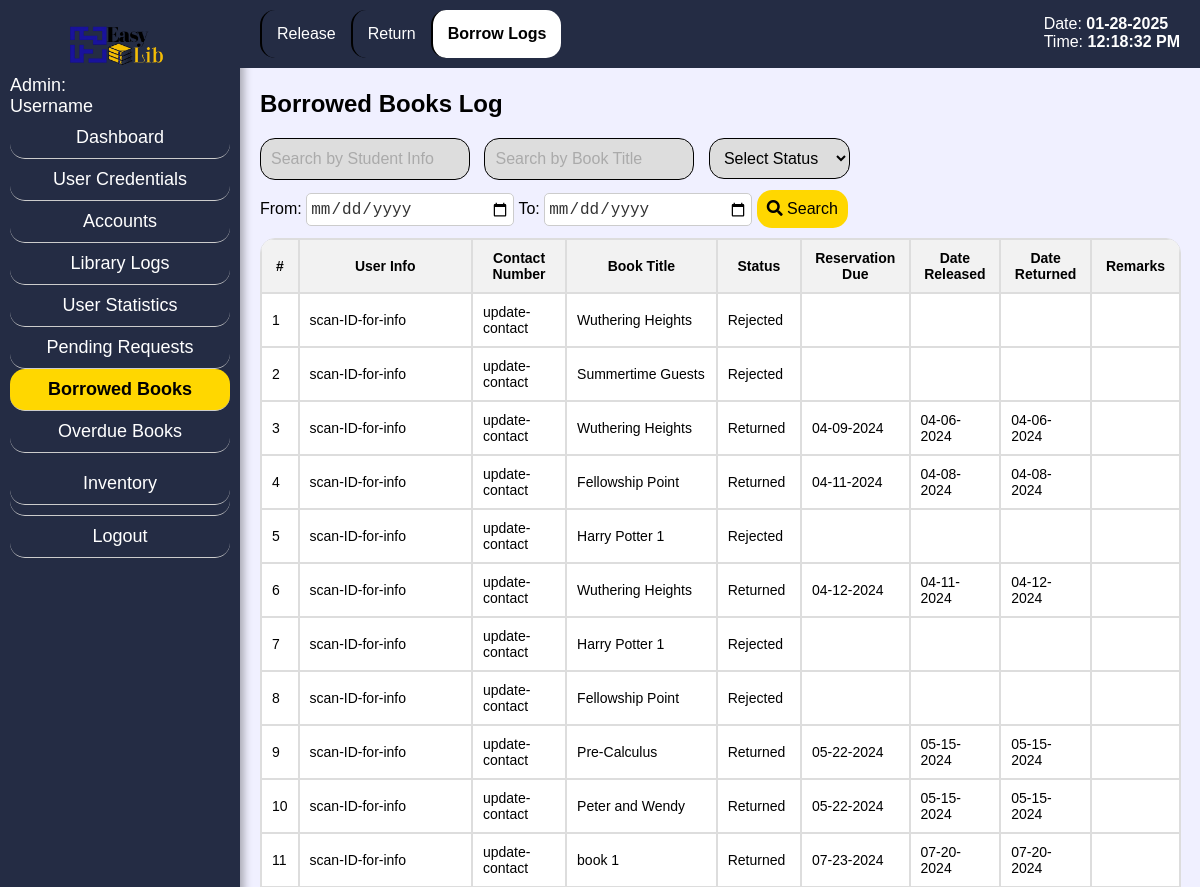
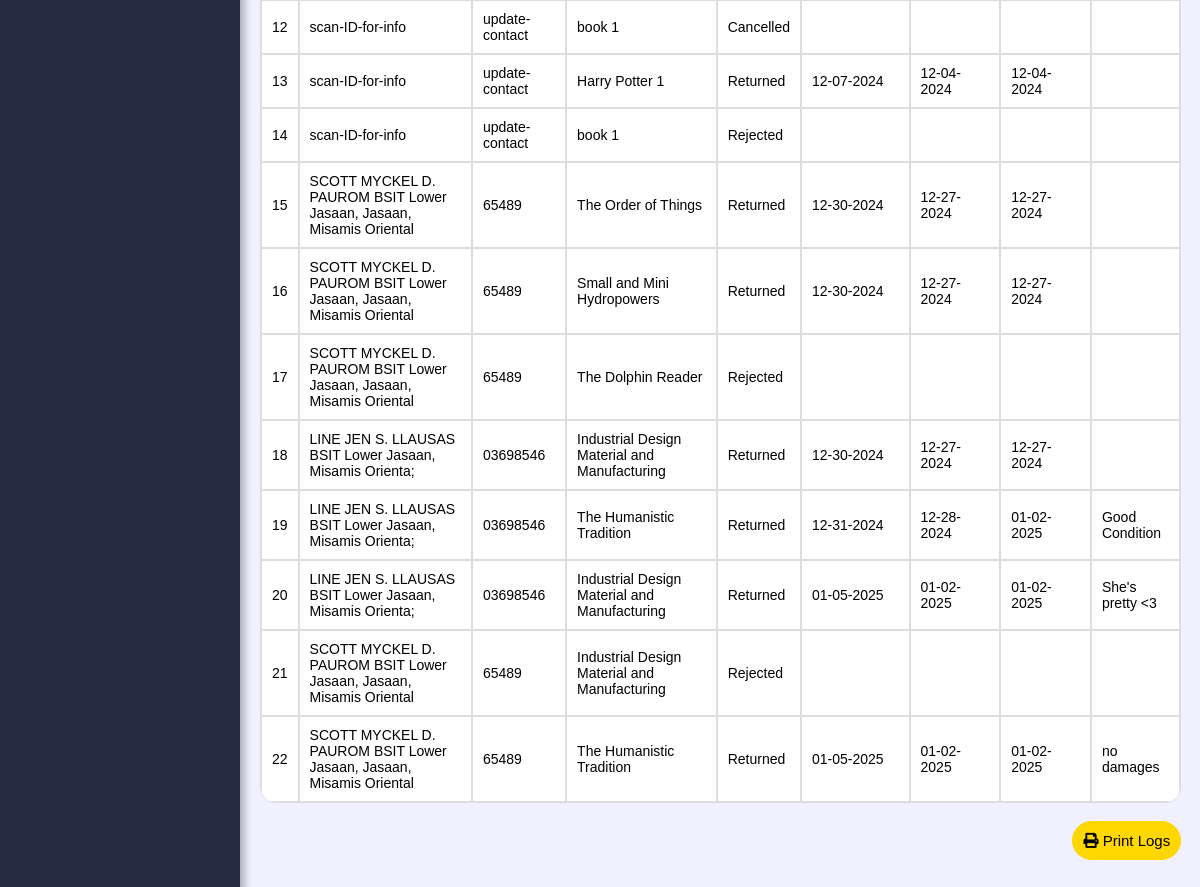
Page /admin_blogs.php on the earlier database version (2 pictures, top to bottom).
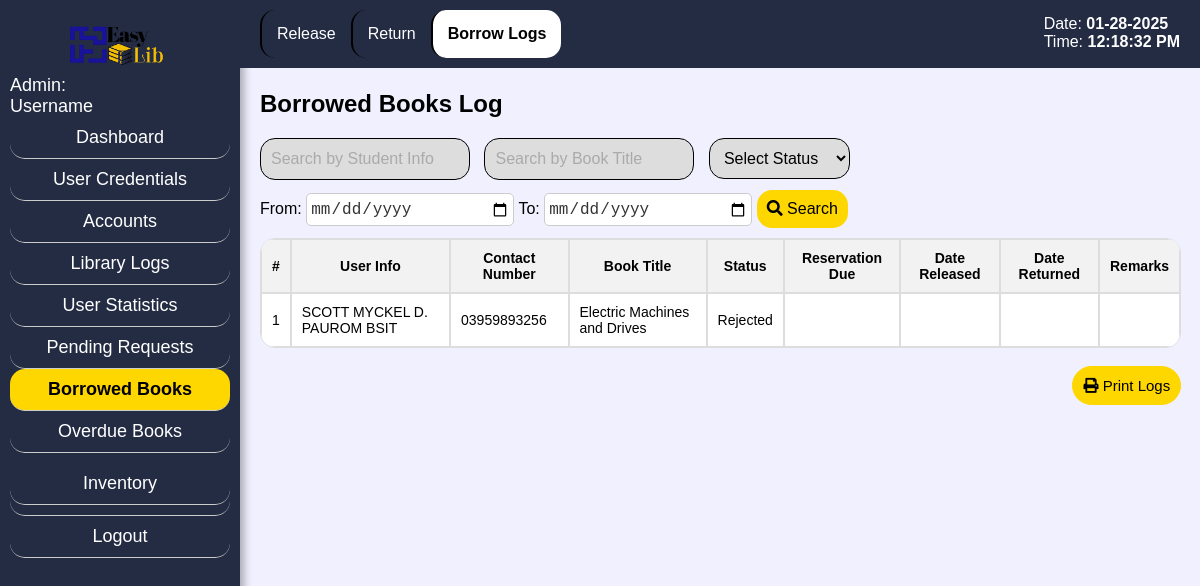
Same page on the later database version.
### tables this page shows
CREATE TABLE `rsv` (
  `rid` int(9) NOT NULL,
  `uid` int(9) NOT NULL,
  `bid` int(9) NOT NULL,
  `info` varchar(255) NOT NULL,
  `contact` varchar(255) NOT NULL,
  `title` varchar(255) NOT NULL,
  `status` varchar(255) NOT NULL,
  `rsv_end` varchar(255) NOT NULL,
  `date_rel` varchar(255) NOT NULL,
  `due_date` varchar(255) NOT NULL,
  `date_ret` varchar(255) NOT NULL,
  `remarks` varchar(255) NOT NULL
);

CREATE TABLE `users` (
  `uid` int(9) NOT NULL,
  `contact` varchar(255) NOT NULL,
  `birthdate` varchar(255) NOT NULL,
  `gender` varchar(50) NOT NULL,
  `username` varchar(255) NOT NULL,
  `password` varchar(255) NOT NULL,
  `info` varchar(255) NOT NULL,
  `idnum` varchar(255) NOT NULL,
  `year_level` varchar(50) NOT NULL,
  `user_type` varchar(99) NOT NULL,
  `profile_image` varchar(99) NOT NULL,
  `status` varchar(99) NOT NULL
);

### admin_blogs.php (the view, shortened to what the changed rows need)
<?php
include 'config.php';
$where_clause = " WHERE r.status IN ('Returned', 'Cancelled', 'Rejected')";
$query = "SELECT r.rid, u.info, u.contact, r.status, r.title, r.date_rel, r.date_ret, r.rsv_end, r.remarks
          FROM users u
          JOIN rsv r ON u.uid = r.uid
          $where_clause";
$result = $mysqli->query($query);
?>
<!DOCTYPE html>
<html lang="en">
<head>
    <link rel="stylesheet" href="css/admin_srch.css">
    <link rel="stylesheet" href="https://cdnjs.cloudflare.com/ajax/libs/font-awesome/5.15.4/css/all.min.css">
</head>
<body class="bg">
    <div class="content-container">
    <div class="search-bar">
    <h2>Borrowed Books Log</h2>
</div>
        <table>
            <thead>
                <tr>
                    <th>#</th>
                    <th>User Info</th>
                    <th>Contact Number</th>
                    <th>Book Title</th>
                    <th>Status</th>
                    <th>Reservation Due</th>
                    <th>Date Released</th>
                    <th>Date Returned</th>
                    <th>Remarks</th>
                </tr>
            </thead>
            <tbody>
                <?php
                if ($result && $result->num_rows > 0) {
                    $counter = 1;
                    while ($row = $result->fetch_assoc()) {
                        echo "<tr>";
                        echo "<td>" . $counter++ . "</td>";
                        echo "<td>" . $row["info"] . "</td>";
                        echo "<td>" . $row["contact"] . "</td>";
                        echo "<td>" . $row["title"] . "</td>";
                        echo "<td>" . $row["status"] . "</td>";
                        echo "<td>" . $row["rsv_end"] . "</td>";
                        echo "<td>" . $row["date_rel"] . "</td>";
                        echo "<td>" . $row["date_ret"] . "</td>";
                        echo "<td>" . $row["remarks"] . "</td>";
                        echo "</tr>";
                    }
                } else {
                    echo "<tr><td colspan='9'>No data available.</td></tr>";
                }
                ?>
            </tbody>
        </table>
        <br>
        </div>
</body>
</html>

Differences in the rows shown:
removed rsv: uid.info "scan-ID-for-info", uid.contact "update-contact", title "Wuthering Heights", status "Rejected"
removed rsv: uid.info "scan-ID-for-info", uid.contact "update-contact", title "Summertime Guests", status "Rejected"
removed rsv: uid.info "scan-ID-for-info", uid.contact "update-contact", title "Wuthering Heights", status "Returned", rsv_end "04-09-2024", date_rel "04-06-2024", date_ret "04-06-2024"
removed rsv: uid.info "scan-ID-for-info", uid.contact "update-contact", title "Fellowship Point", status "Returned", rsv_end "04-11-2024", date_rel "04-08-2024", date_ret "04-08-2024"
removed rsv: uid.info "scan-ID-for-info", uid.contact "update-contact", title "Harry Potter 1", status "Rejected"
removed rsv: uid.info "scan-ID-for-info", uid.contact "update-contact", title "Wuthering Heights", status "Returned", rsv_end "04-12-2024", date_rel "04-11-2024", date_ret "04-12-2024"
removed rsv: uid.info "scan-ID-for-info", uid.contact "update-contact", title "Harry Potter 1", status "Rejected"
removed rsv: uid.info "scan-ID-for-info", uid.contact "update-contact", title "Fellowship Point", status "Rejected"
removed rsv: uid.info "scan-ID-for-info", uid.contact "update-contact", title "Pre-Calculus", status "Returned", rsv_end "05-22-2024", date_rel "05-15-2024", date_ret "05-15-2024"
removed rsv: uid.info "scan-ID-for-info", uid.contact "update-contact", title "Peter and Wendy", status "Returned", rsv_end "05-22-2024", date_rel "05-15-2024", date_ret "05-15-2024"
removed rsv: uid.info "scan-ID-for-info", uid.contact "update-contact", title "book 1", status "Returned", rsv_end "07-23-2024", date_rel "07-20-2024", date_ret "07-20-2024"
removed rsv: uid.info "scan-ID-for-info", uid.contact "update-contact", title "book 1", status "Cancelled"
removed rsv: uid.info "scan-ID-for-info", uid.contact "update-contact", title "Harry Potter 1", status "Returned", rsv_end "12-07-2024", date_rel "12-04-2024", date_ret "12-04-2024"
removed rsv: uid.info "scan-ID-for-info", uid.contact "update-contact", title "book 1", status "Rejected"
removed rsv: uid.info "SCOTT MYCKEL D. PAUROM BSIT Lower Jasaan, Jasaan, Misamis Oriental", uid.contact "65489", title "The Order of Things", status "Returned", rsv_end "12-30-2024", date_rel "12-27-2024", date_ret "12-27-2024"
removed rsv: uid.info "SCOTT MYCKEL D. PAUROM BSIT Lower Jasaan, Jasaan, Misamis Oriental", uid.contact "65489", title "Small and Mini Hydropowers", status "Returned", rsv_end "12-30-2024", date_rel "12-27-2024", date_ret "12-27-2024"
removed rsv: uid.info "SCOTT MYCKEL D. PAUROM BSIT Lower Jasaan, Jasaan, Misamis Oriental", uid.contact "65489", title "The Dolphin Reader", status "Rejected"
removed rsv: uid.info "LINE JEN S. LLAUSAS BSIT Lower Jasaan, Misamis Orienta;", uid.contact "03698546", title "Industrial Design Material and Manufacturing", status "Returned", rsv_end "12-30-2024", date_rel "12-27-2024", date_ret "12-27-2024"
removed rsv: uid.info "LINE JEN S. LLAUSAS BSIT Lower Jasaan, Misamis Orienta;", uid.contact "03698546", title "The Humanistic Tradition", status "Returned", rsv_end "12-31-2024", date_rel "12-28-2024", date_ret "01-02-2025", remarks "Good Condition"
removed rsv: uid.info "LINE JEN S. LLAUSAS BSIT Lower Jasaan, Misamis Orienta;", uid.contact "03698546", title "Industrial Design Material and Manufacturing", status "Returned", rsv_end "01-05-2025", date_rel "01-02-2025", date_ret "01-02-2025", remarks "She's pretty <3"
removed rsv: uid.info "SCOTT MYCKEL D. PAUROM BSIT Lower Jasaan, Jasaan, Misamis Oriental", uid.contact "65489", title "Industrial Design Material and Manufacturing", status "Rejected"
removed rsv: uid.info "SCOTT MYCKEL D. PAUROM BSIT Lower Jasaan, Jasaan, Misamis Oriental", uid.contact "65489", title "The Humanistic Tradition", status "Returned", rsv_end "01-05-2025", date_rel "01-02-2025", date_ret "01-02-2025", remarks "no damages"
added rsv: uid.info "SCOTT MYCKEL D. PAUROM BSIT", uid.contact "03959893256", title "Electric Machines and Drives", status "Rejected"
